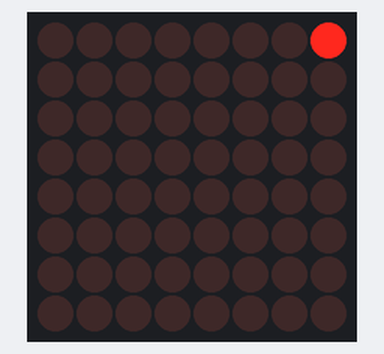
Simulated run of this sketch. Board: Arduino Uno, built with avr-gcc and run on an emulated ATmega328P. Shown: 8×8 LED matrix. Wiring (inferred from the names in the program): MAX7219 LED driver (orientation assumed): data pin 11; clock pin 13; CS pin 10.

Above: at 0.01 s.
At 4.98 s:
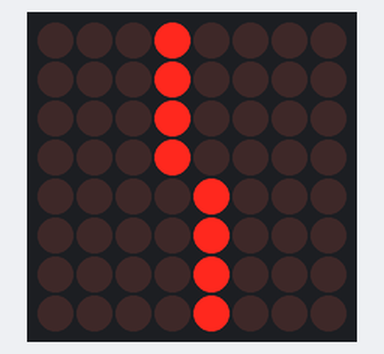
At 9.95 s:
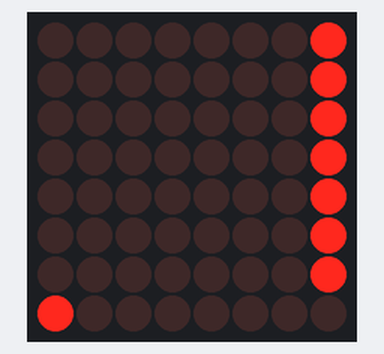
At 19.89 s:
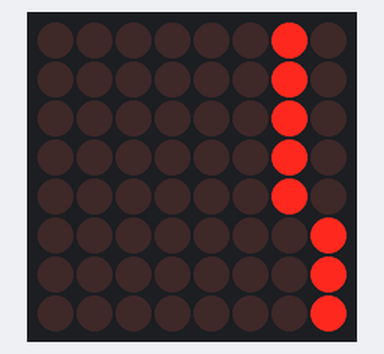
At 29.83 s:
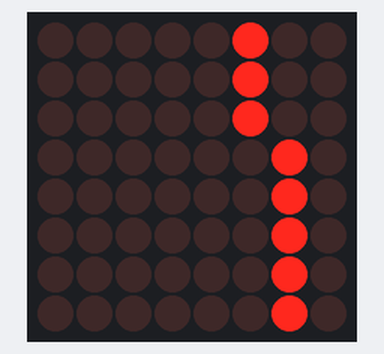
At 39.92 s:
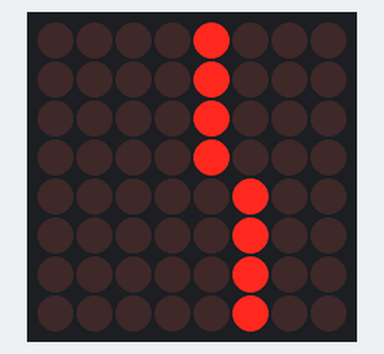

The sketch:

MaxRawDemo.ino
```cpp
/*

  MaxRawDemo
  Drive an 8x8 LED Matrix with a MAX7219 chip and raw SPI commands

  For info and circuit diagrams see https://github.com/tardate/LittleArduinoProjects/tree/main/playground/LED8x8/MaxRawDemo

 */

const uint8_t CS_PIN  = 10;
const uint8_t DIN_PIN = 11;
const uint8_t CLK_PIN = 13;

// register addresses
const uint8_t MAX7219_noop        = 0x00;
const uint8_t MAX7219_digit0      = 0x01;
const uint8_t MAX7219_digit1      = 0x02;
const uint8_t MAX7219_digit2      = 0x03;
const uint8_t MAX7219_digit3      = 0x04;
const uint8_t MAX7219_digit4      = 0x05;
const uint8_t MAX7219_digit5      = 0x06;
const uint8_t MAX7219_digit6      = 0x07;
const uint8_t MAX7219_digit7      = 0x08;
const uint8_t MAX7219_decodeMode  = 0x09;
const uint8_t MAX7219_intensity   = 0x0a;
const uint8_t MAX7219_scanLimit   = 0x0b;
const uint8_t MAX7219_shutdown    = 0x0c;
const uint8_t MAX7219_displayTest = 0x0f;

/*
  Send a 16-bit command packet to the device,
  comprising the +reg+ register selection and +data+ bytes.
  Data is latched on the rising edge of CS_PIN
 */
void maxWrite(byte reg, byte data) {
  digitalWrite(CS_PIN, LOW);
  shiftOut(DIN_PIN, CLK_PIN, MSBFIRST, reg);
  shiftOut(DIN_PIN, CLK_PIN, MSBFIRST, data);
  digitalWrite(CS_PIN, HIGH);
}

/*
On initial power-up, all control registers are reset, the
display is blanked, and the MAX7219/MAX7221 enter
shutdown mode. Program the display driver prior to
display use. Otherwise, it will initially be set to scan one
digit, it will not decode data in the data registers, and
the intensity register will be set to its minimum value.
*/
void initialiseDisplay() {
  maxWrite(MAX7219_scanLimit,   0x07); // scan digits 0 to 7
  maxWrite(MAX7219_decodeMode,  0x00); // no decode
  maxWrite(MAX7219_displayTest, 0x00); // normal operation
  maxWrite(MAX7219_shutdown,    0x00); // display off
}

/*
 Turn on the display with LED +intensity+ from 0x0 (min) to 0xF (max).
 */
void startupDisplay(byte intensity) {
  maxWrite(MAX7219_shutdown,    0x01); // display on
  maxWrite(MAX7219_intensity,   intensity);
}

void setup() {
  pinMode(DIN_PIN, OUTPUT);
  pinMode(CS_PIN, OUTPUT);
  pinMode(CLK_PIN, OUTPUT);
  digitalWrite(CS_PIN, HIGH);

  initialiseDisplay();
  startupDisplay(0x0D);
}

void loop() {
  // run a simple display test
  scanner();
}

/*
 Scan through each digit ("row") turning on a single LED ("column") etc..
 */
void scanner() {
  for (byte column=0; column<8; column++) {
    for (byte row=MAX7219_digit0; row<=MAX7219_digit7; row++) {
      maxWrite(row, 0x01 << column);
      delay(50);
    }
  }
}
```
